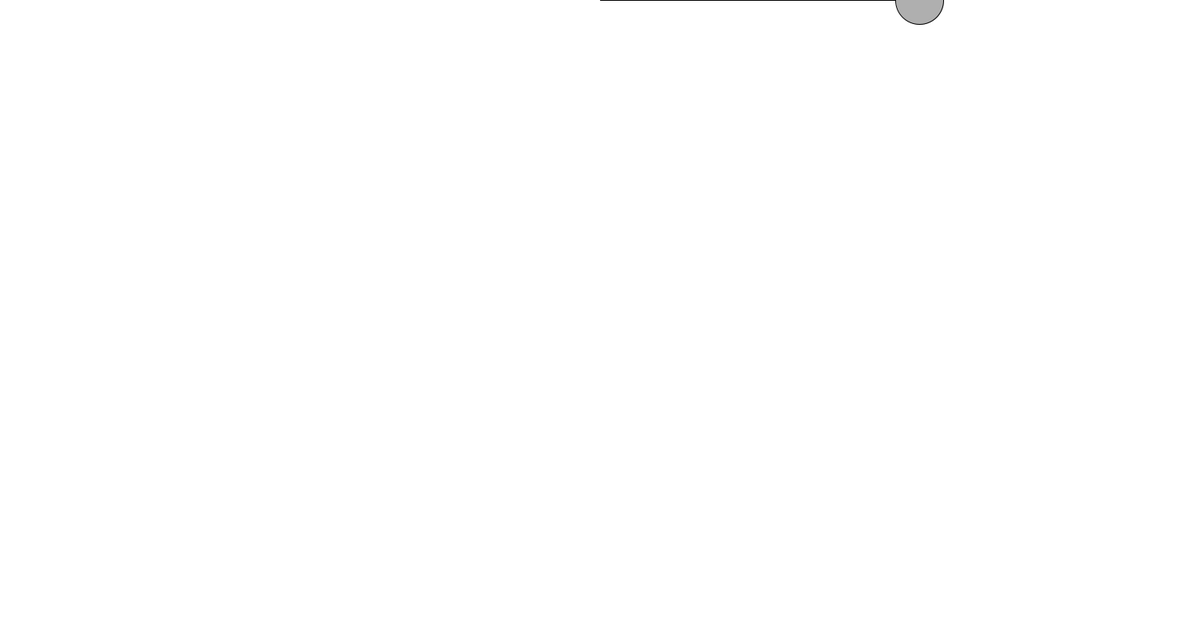
Frame 1 (no input)
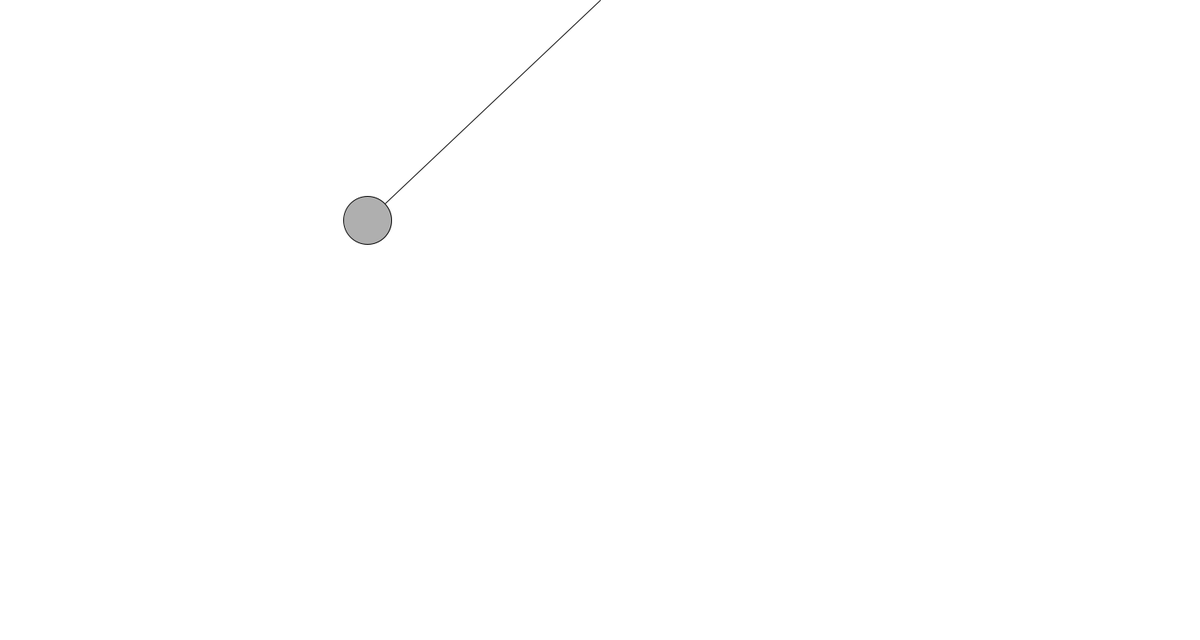
Frame 60 (the mouse pressed at the canvas centre just before this capture)
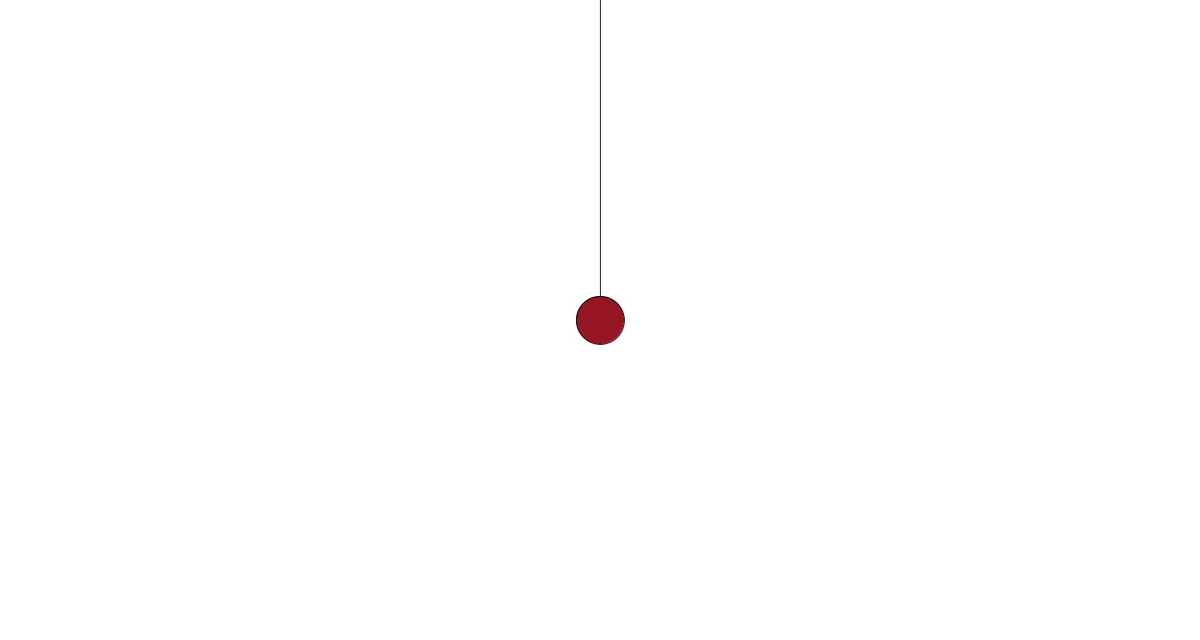
Frame 120 (the mouse held since frame 60 and released just before this capture)

The Processing sketch that drew these frames (run headless with seeded random() and noise(); from frame 60 on, the mouse is pressed at the canvas centre):

// Processing sketch: angleball
// ── angleball.pde
ball p;
void setup()
{
  size(1500,800);
  p=new ball();
}

void draw()
{
  background(255);
  p.run();
}
// ── ball.pde
class ball
{
  float angle;
  float aspeed;
  float ajspeed;
  PVector location;
  PVector origin;
  float damping;
  float G=0.9;
  float r=400;
  float dist;
  boolean relax=false;
  ball()
  {
    angle=PI/2;
    aspeed=0;
    ajspeed=0;
    origin=new PVector(width/2,0);
    location=new PVector(origin.x+r*sin(angle),origin.y+r*cos(angle));
    damping=0.99;
   
  }
  
  void update()
  {
    fill(175);
  ajspeed=(-1*G*sin(angle))/r;
  if(!check())
  {
   aspeed+=ajspeed;
   aspeed*=damping;
   angle+=aspeed;  
  }
  location.x=r*sin(angle);
  location.y=r*cos(angle);
  location.add(origin);
  }
  
  boolean check()
  {
    dist=dist(mouseX,mouseY,location.x,location.y);
    if(mousePressed)
    {
    if(dist<=60||relax)
    {
      fill(150,22,36);
      relax=true;
      if(mouseX>width/2)
      {
       angle=atan2(mouseX-width/2,mouseY); 
      }
      else
      {
        angle=-1*atan2(width/2-mouseX,mouseY);
      }
      return true;
    }
    }
    else {
      relax=false;
      return false;
    }
    return false;
  }
  
  
  void display()
  {
    stroke(0);
    line(origin.x,origin.y,location.x,location.y);
    ellipse(location.x,location.y,60,60);
    noFill();
  }
  

  void run()
  {
   update();
   display();
  }
}
